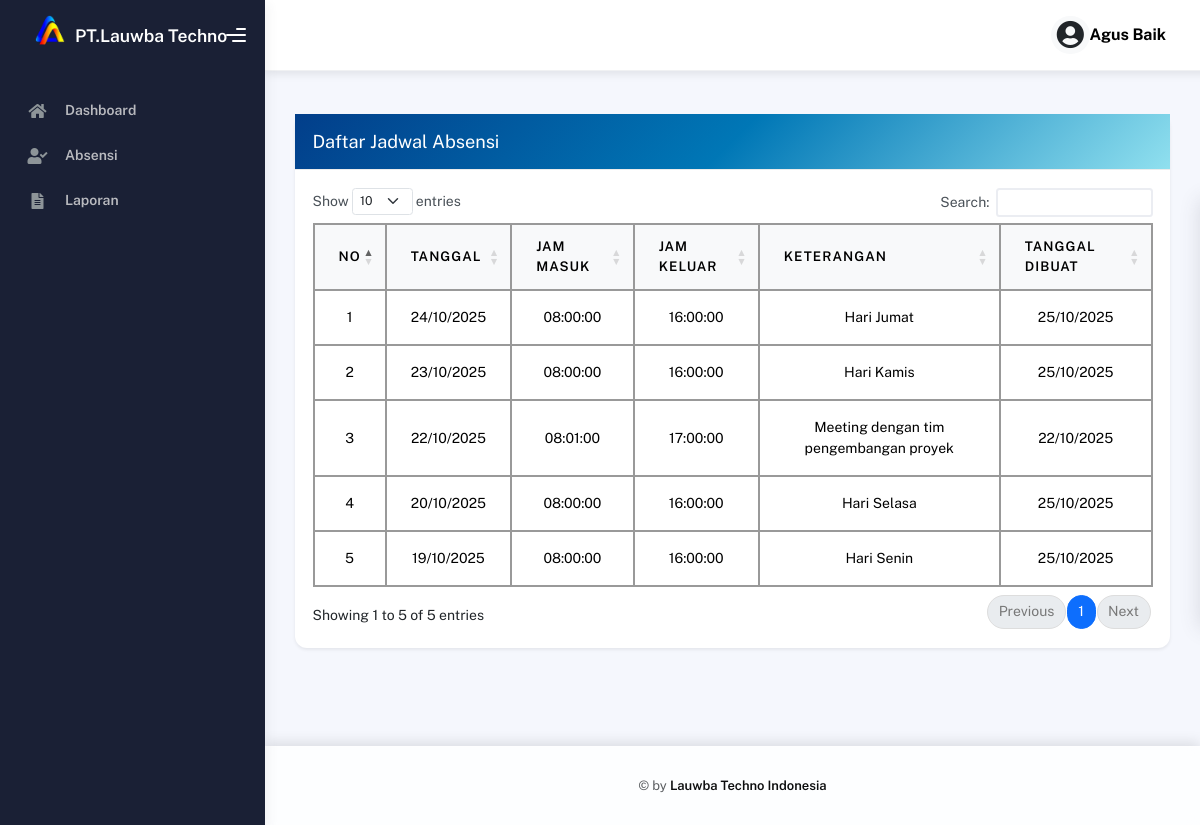
/backend/pages/schedules/index.php (signed in), run on the app's committed database.
### tables this page shows
CREATE TABLE `users` (
  `id` int NOT NULL,
  `username` varchar(100) NOT NULL,
  `password_hash` varchar(255) NOT NULL,
  `full_name` varchar(150) NOT NULL,
  `email` varchar(150) NOT NULL,
  `phone` varchar(20) DEFAULT NULL,
  `role` enum('admin','pembimbing','peserta') DEFAULT 'peserta',
  `status` enum('aktif','nonaktif') DEFAULT 'aktif',
  `created_at` datetime DEFAULT CURRENT_TIMESTAMP,
  `updated_at` datetime DEFAULT CURRENT_TIMESTAMP ON UPDATE CURRENT_TIMESTAMP
);

CREATE TABLE `schedules` (
  `id` int NOT NULL,
  `date` date DEFAULT NULL,
  `expected_in` time DEFAULT NULL,
  `expected_out` time DEFAULT NULL,
  `description` varchar(255) DEFAULT NULL,
  `created_at` datetime DEFAULT CURRENT_TIMESTAMP
);

### backend/pages/schedules/index.php (the view, shortened to what this page needs)
<?php
include __DIR__ . '/../../../config/connection.php';
include '../../partials/header.php';
include '../../partials/sidebar.php';
include '../../partials/navbar.php';
$qSchedules = "
  SELECT
    id,
    date,
    expected_in,
    expected_out,
    description,
    created_at
  FROM schedules
  ORDER BY date DESC
";
$result = mysqli_query($connect, $qSchedules) or die(mysqli_error($connect));
?>
<div class="container">
  <div class="page-inner">
    <div class="d-flex align-items-left align-items-md-center flex-column flex-md-row pt-2 pb-3"></div>
    <div class="row">
      <div class="col-md-12">
        <div class="card card-round shadow-sm">
          <div class="card-header d-flex align-items-center justify-content-between"
            style="background: linear-gradient(135deg, #023e8a, #0077b6, #90e0ef);">
            <h5 class="mb-0 text-white">Daftar Jadwal Absensi</h5>
          </div>
          <div class="card-body">
            <div class="table-responsive">
              <table id="schedulesTable" class="table table-bordered table-hover align-middle text-center">
                <thead class="table-light">
                  <tr>
                    <th>No</th>
                    <th>Tanggal</th>
                    <th>Jam Masuk</th>
                    <th>Jam Keluar</th>
                    <th>Keterangan</th>
                    <th>Tanggal Dibuat</th>
                  </tr>
                </thead>
                <tbody>
                  <?php
                  $no = 1;
                  if ($result && mysqli_num_rows($result) > 0):
                    while ($row = mysqli_fetch_assoc($result)):
                  ?>
                      <tr>
                        <td><?= $no++ ?></td>
                        <td><?= htmlspecialchars(date('d/m/Y', strtotime($row['date']))) ?></td>
                        <td><?= htmlspecialchars($row['expected_in']) ?></td>
                        <td><?= htmlspecialchars($row['expected_out']) ?></td>
                        <td><?= htmlspecialchars($row['description'] ?? '-') ?></td>
                        <td><?= htmlspecialchars(date('d/m/Y', strtotime($row['created_at']))) ?></td>
                      </tr>
                  <?php endwhile;
                  endif; ?>
                </tbody>
              </table>
            </div>
          </div>
        </div>
      </div>
    </div>
  </div>
</div>
<?php include '../../partials/footer.php'; ?>
<?php include '../../partials/script.php'; ?>

### backend/partials/navbar.php (shortened to what this page needs)
<?php
include __DIR__ . '/../../config/connection.php';
$user_id = $_SESSION['user_id'] ?? null;
$user_data = null;
if ($user_id) {
  $query = mysqli_query($connect, "SELECT username, full_name, role FROM users WHERE id = '$user_id' LIMIT 1");
  $user_data = mysqli_fetch_assoc($query);
}
$username_display = $user_data['username'] ?? $_SESSION['username'] ?? 'Guest';
?>
<div class="main-panel">
  <div class="main-header">
    <nav
      class="navbar navbar-header navbar-header-transparent navbar-expand-lg border-bottom">
      <div class="container-fluid">
        <ul class="navbar-nav topbar-nav ms-md-auto align-items-center">
          <li class="nav-item topbar-user dropdown hidden-caret">
            <a
              class="dropdown-toggle profile-pic"
              data-bs-toggle="dropdown"
              href="#"
              aria-expanded="false">
              <div class="avatar-sm d-flex justify-content-center align-items-center bg-light rounded-circle">
                <i class="fas fa-user-circle fa-2x text-dark"></i>
              </div>
              <span class="me-2 text-capitalize" style="font-weight: bold; font-size: 16px;">
  <?= htmlspecialchars($username_display, ENT_QUOTES, 'UTF-8') ?>
</span>
            </a>
          </li>
        </ul>
      </div>
    </nav>
  </div>

### backend/partials/navbar.php (style rules this page uses)
.navbar.navbar-header { background: #ffffffcc; backdrop-filter: blur(6px); box-shadow: 0 2px 10px rgba(0, 0, 0, 0.1); }

### backend/pages/schedules/index.php (style rules this page uses)
.table, .table-bordered, .table-bordered th, .table-bordered td { border: 1px solid #999 !important; color: #000; }
.table thead th { background-color: #f8f9fa; border: 1px solid #999 !important; }
.table tbody td { border: 1px solid #999 !important; }
table { border-collapse: collapse !important; }
.card { border-radius: 12px; box-shadow: 0 4px 12px rgba(0, 0, 0, 0.2); }

### data on the page
users: username "Agus Baik"
schedules: date "24/10/2025", expected_in "08:00:00", expected_out "16:00:00", description "Hari Jumat", created_at "25/10/2025"
schedules: date "23/10/2025", expected_in "08:00:00", expected_out "16:00:00", description "Hari Kamis", created_at "25/10/2025"
schedules: date "22/10/2025", expected_in "08:01:00", expected_out "17:00:00", description "Meeting dengan tim pengembangan proyek", created_at "22/10/2025"
schedules: date "20/10/2025", expected_in "08:00:00", expected_out "16:00:00", description "Hari Selasa", created_at "25/10/2025"
schedules: date "19/10/2025", expected_in "08:00:00", expected_out "16:00:00", description "Hari Senin", created_at "25/10/2025"
